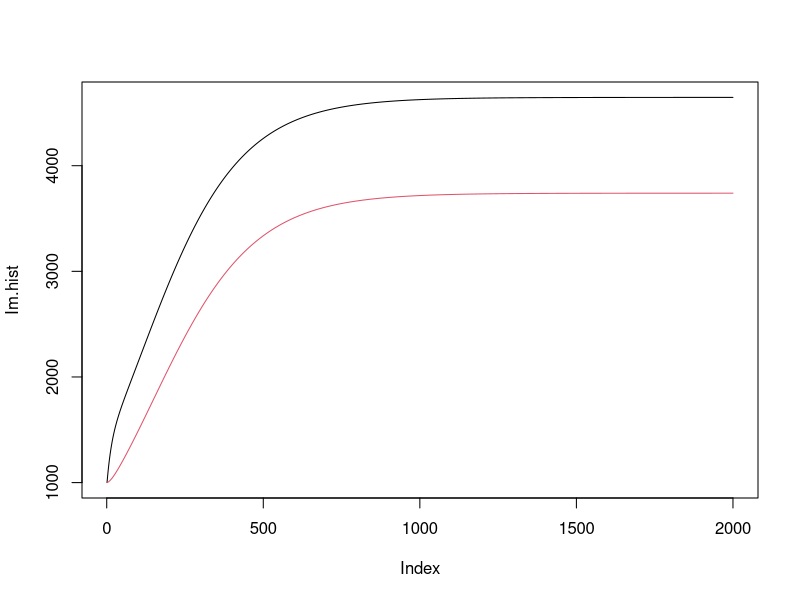

The R source for this figure:
alphaf<-.0000009 
gammaf<-0.007 
alpham<-0.000006
gammam<-0.05
Sm<-14000
Im<-1000
Sf<-9000
If<-1000
Sm.hist<-c()
Im.hist<-c()
Sf.hist<-c()
If.hist<-c()
for (timesteps in 1:2000) {
    Sm.hist[timesteps]<-Sm
    Im.hist[timesteps]<-Im
    Sf.hist[timesteps]<-Sf
    If.hist[timesteps]<-If
    delta.Sm<-gammam*Im-alpham*Sm*If
    delta.Im<-alpham*Sm*If-gammam*Im
    delta.Sf<-gammaf*If-alphaf*Sf*Im
    delta.If<-alphaf*Sf*Im-gammaf*If
    Sm<-Sm+delta.Sm
    Im<-Im+delta.Im
    Sf<-Sf+delta.Sf
    If<-If+delta.If
    Sm<-max(Sm,0) 
    Im<-max(Im,0)
    Sf<-max(Sf,0)
    If<-max(If,0)
}
plot(Im.hist,type="l")
lines(If.hist,col=2)

